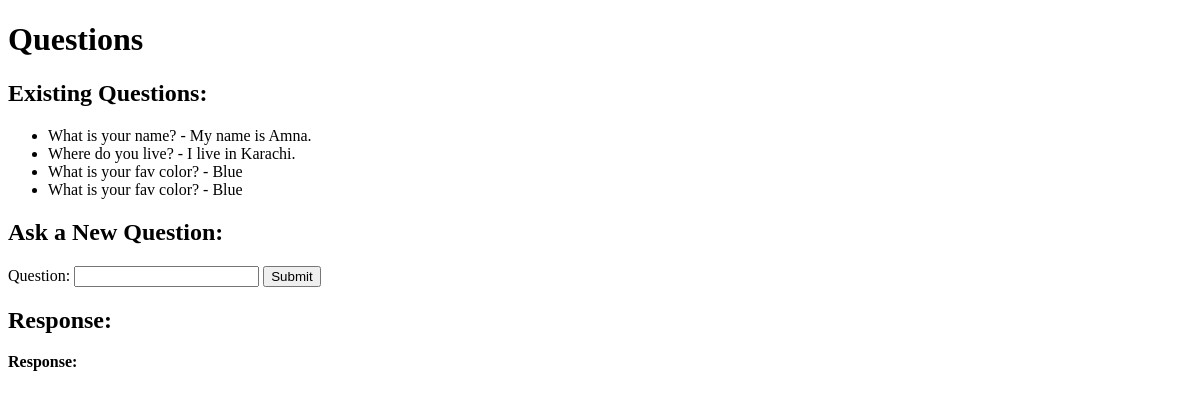
Before: /api/questions/ with the older database file.
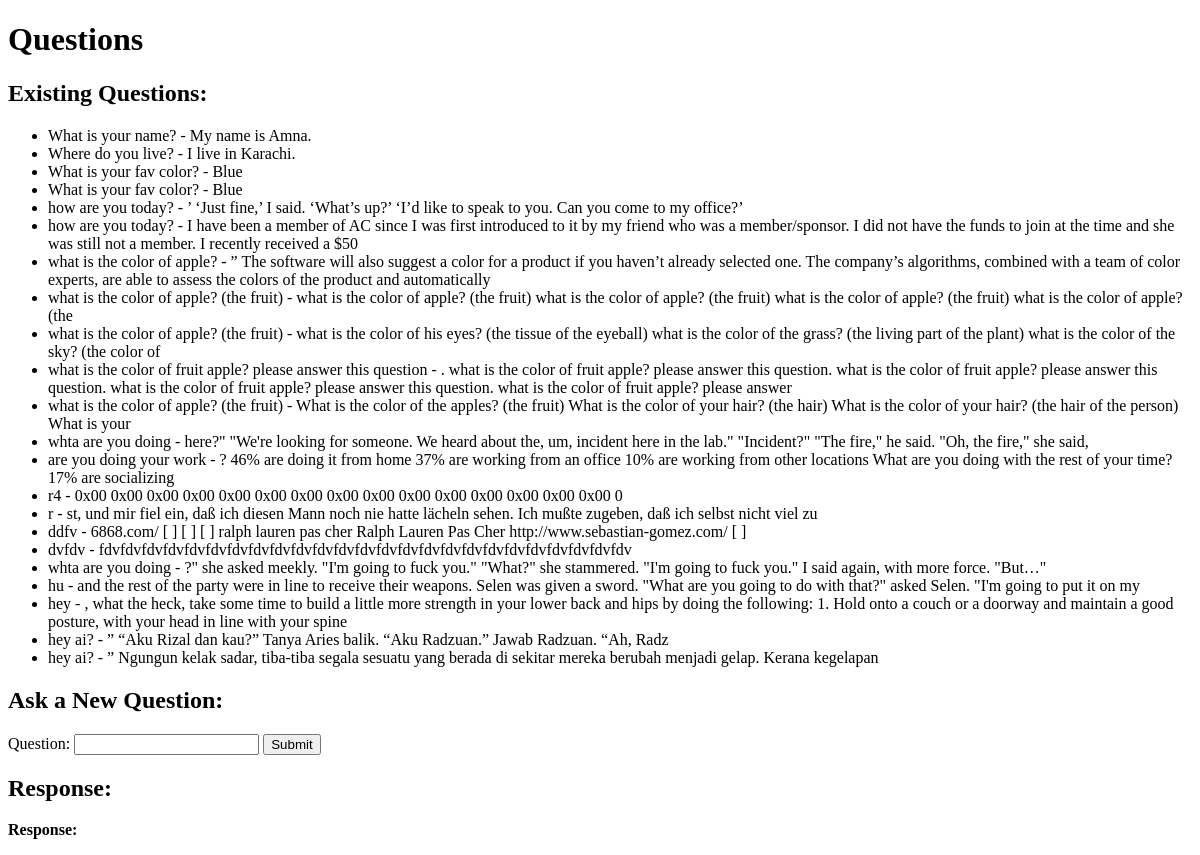
After: the same page with the newer database file.
### questions/models.py (models this page shows, shortened)
class Question(models.Model):
    query = models.CharField(max_length=300)
    response = models.TextField(null=True, blank=True)

### questions/views.py (the view, shortened to what this page needs)
# urls.py: path('questions/', QuestionListCreateView.as_view(), name='question-list-create'),
class QuestionListCreateView(generics.ListCreateAPIView):
    queryset = Question.objects.all()
    serializer_class = QuestionSerializer
    permission_classes = [IsAuthenticatedOrReadOnly]
    def list(self, request, *args, **kwargs):
        queryset = Question.objects.all()
        context = {'questions': queryset}
        return render(request, 'question_list_create.html',context)

### templates/question_list_create.html (shortened to what this page needs)
<!DOCTYPE html>
<html>
<head>
</head>
<body>
    <h1>Questions</h1>
    <h2>Existing Questions:</h2>
    <ul id="question-list">
        {% for question in questions %}
            <li>{{ question.query }} - {{ question.response }}</li>
        {% endfor %}
    </ul>
    <h2>Ask a New Question:</h2>
    <form method="post" id="question-form">
        <label for="question">Question:</label>
        <input type="text" name="query" id="question" required>
        <button type="submit">Submit</button>
    </form>
    <h2>Response:</h2>
    <p><strong>Response:</strong> </p>
</body>
</html>

Changed rows visible on the page:
added Question: query "how are you today?", response "’ ‘Just fine,’ I said. ‘What’s up?’ ‘I’d like to speak to you. Can you come to my office?’"
added Question: query "how are you today?", response "I have been a member of AC since I was first introduced to it by my friend who was a member/sponsor. I did not have the funds to join at the time and she was still not a member. I recently received a $50"
added Question: query "what is the color of apple?", response "” The software will also suggest a color for a product if you haven’t already selected one. The company’s algorithms, combined with a team of color experts, are able to assess the colors of the product and automatically"
added Question: query "what is the color of apple? (the fruit)", response "what is the color of apple? (the fruit) what is the color of apple? (the fruit) what is the color of apple? (the fruit) what is the color of apple? (the"
added Question: query "what is the color of apple? (the fruit)", response "what is the color of his eyes? (the tissue of the eyeball) what is the color of the grass? (the living part of the plant) what is the color of the sky? (the color of"
added Question: query "what is the color of fruit apple? please answer this question", response ". what is the color of fruit apple? please answer this question. what is the color of fruit apple? please answer this question. what is the color of fruit apple? please answer this question. what is the color of fruit apple? please answer"
added Question: query "what is the color of apple? (the fruit)", response "What is the color of the apples? (the fruit) What is the color of your hair? (the hair) What is the color of your hair? (the hair of the person) What is your"
added Question: query "whta are you doing", response "here?\" \"We're looking for someone. We heard about the, um, incident here in the lab.\" \"Incident?\" \"The fire,\" he said. \"Oh, the fire,\" she said,"
added Question: query "are you doing your work", response "? 46% are doing it from home 37% are working from an office 10% are working from other locations What are you doing with the rest of your time? 17% are socializing"
added Question: query "r4", response "0x00 0x00 0x00 0x00 0x00 0x00 0x00 0x00 0x00 0x00 0x00 0x00 0x00 0x00 0x00 0"
added Question: query "r", response "st, und mir fiel ein, daß ich diesen Mann noch nie hatte lächeln sehen. Ich mußte zugeben, daß ich selbst nicht viel zu"
added Question: query "ddfv", response "6868.com/ [ ] [ ] [ ] ralph lauren pas cher Ralph Lauren Pas Cher http://www.sebastian-gomez.com/ [ ]"
added Question: query "dvfdv", response "fdvfdvfdvfdvfdvfdvfdvfdvfdvfdvfdvfdvfdvfdvfdvfdvfdvfdvfdvfdvfdvfdvfdvfdvfdv"
added Question: query "whta are you doing", response "?\" she asked meekly. \"I'm going to fuck you.\" \"What?\" she stammered. \"I'm going to fuck you.\" I said again, with more force. \"But…\""
added Question: query "hu", response "and the rest of the party were in line to receive their weapons. Selen was given a sword. \"What are you going to do with that?\" asked Selen. \"I'm going to put it on my"
added Question: query "hey", response ", what the heck, take some time to build a little more strength in your lower back and hips by doing the following: 1. Hold onto a couch or a doorway and maintain a good posture, with your head in line with your spine"
added Question: query "hey ai?", response "” “Aku Rizal dan kau?” Tanya Aries balik. “Aku Radzuan.” Jawab Radzuan. “Ah, Radz"
added Question: query "hey ai?", response "” Ngungun kelak sadar, tiba-tiba segala sesuatu yang berada di sekitar mereka berubah menjadi gelap. Kerana kegelapan"
